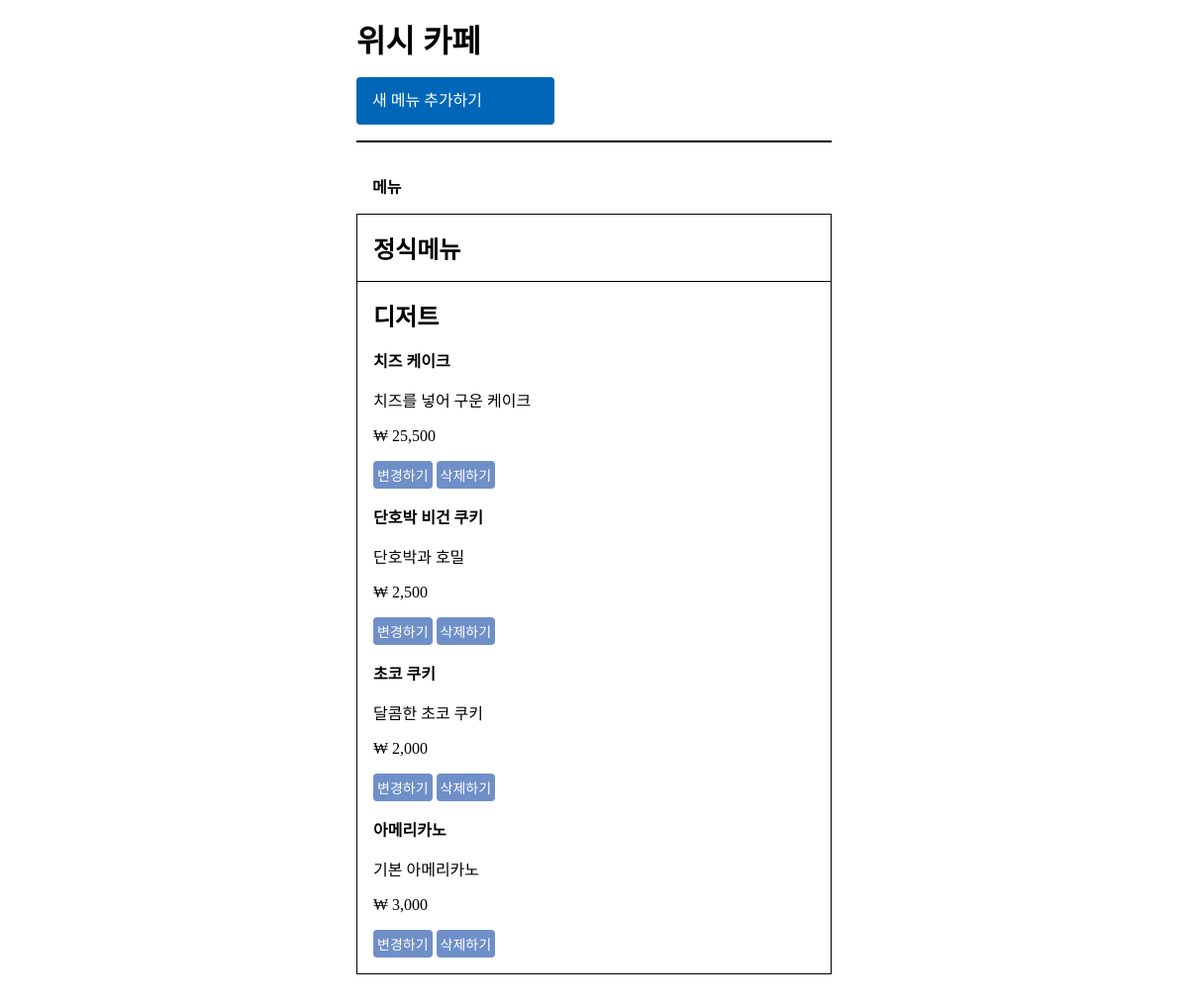
The page /store/2/menu on the database its author committed.
### database_setup.py (models this page shows, shortened)
class Store(Base):
    __tablename__ = 'store'
    id = Column(Integer, primary_key=True)
    name = Column(String(250), nullable=False)

class StoreItem(Base):
    __tablename__ = 'store_item'
    id = Column(Integer, primary_key=True)
    name = Column(String(100), nullable=False)
    description = Column(String(100))
    price = Column(String(10))
    package_item = Column(String(10))
    store_id = Column(Integer, ForeignKey('store.id'))
    store = relationship(Store)

### project.py (the view)
@app.route('/store/<int:store_id>/')
@app.route('/store/<int:store_id>/menu')
def showMenu(store_id):
    print('show store_id : ', store_id)
    store = session.query(Store).filter_by(id=store_id).one()
    menus = session.query(StoreItem).filter_by(store_id=store_id).all()
    return render_template('store_menu.html', store=store, menus=menus)

### templates/store_menu.html (shortened to what this page needs)
<!DOCTYPE html>
<html lang="ko">
<head>
    <link rel="stylesheet" href="{{url_for('static', filename='style.css')}}">
</head>
<body>
    <div class='container'>
        <h1>{{ store.name }}</h1>
        <div class="place_wrap">
            <a href="{{url_for('newItem', store_id=store.id)}}">새 메뉴 추가하기</a>
        </div>
        <div class="place_list_wrap">
            <h3>메뉴</h3>
            <div class="menu_meals">
                <h2>정식메뉴</h2>
            </div>
            <div class="menu_dessert">
                <h2>디저트</h2>
                {% for menu in menus %}
                {% if menu.package_item == '디저트' %}
                <p><strong>{{menu.name}}</strong></p>
                <p>{{menu.description}}</p>
                <p>₩ {{menu.price}}</p>
                <a class="btn_setting" href="{{url_for('editItem', store_id=store.id, menu_id=menu.id)}}">변경하기</a>
                <a class="btn_setting" href="{{url_for('deleteItem', store_id=store.id, menu_id=menu.id)}}">삭제하기</a>
                {% endif %}
                {% endfor %}
            </div>
        </div>
    </div>
</body>
</html>

### static/style.css (style rules this page uses)
:root { --btn-create: #0067b8; --btn-setting: #6f8fc8; --size-normal: 16px; }
html, body { margin:0; }
a { display: block; text-decoration: none; color: black; }
h1, h2, h3 { margin: 0; padding: 0; }
body { width: 40%; margin: var(--size-normal) auto; }
.place_wrap { overflow: hidden; width: 100%; max-width: 200px; border: none; border-radius: 4px; margin: var(--size-normal) 0; }
.place_wrap a { display: block; width: 100%; min-height: var(--size-normal); line-height: var(--size-normal); padding: var(--size-normal); background-color: var( --btn-create); color: white; }
.place_list_wrap { border-top: 2px solid black; padding: var(--size-normal) 0; }
.place_list_wrap h3 { font-size: 16px; font-weight: 600; margin-top: var(--size-normal); margin-left: var(--size-normal); padding-bottom: var(--size-normal); }
.btn_setting { display: inline-block; font-size: 14px; font-weight: 400; margin: 0 0 var(--size-normal) var(--size-normal); padding: 4px; border: none; border-radius: 4px; color: white; background-color: #6f8fc8; }
.place_list_wrap > div { border: 1px solid black; border-bottom: none; padding: var(--size-normal); }
.place_list_wrap > div .btn_setting { margin-left: 0; margin-bottom: 0; }
.place_list_wrap > div:last-child { border-bottom: 1px solid black; }

### rows shown on the page
Store: name "위시 카페"
StoreItem: name "치즈 케이크", description "치즈를 넣어 구운 케이크", price "25,500"
StoreItem: name "단호박 비건 쿠키", description "단호박과 호밀", price "2,500"
StoreItem: name "초코 쿠키", description "달콤한 초코 쿠키", price "2,000"
StoreItem: name "아메리카노", description "기본 아메리카노", price "3,000"
